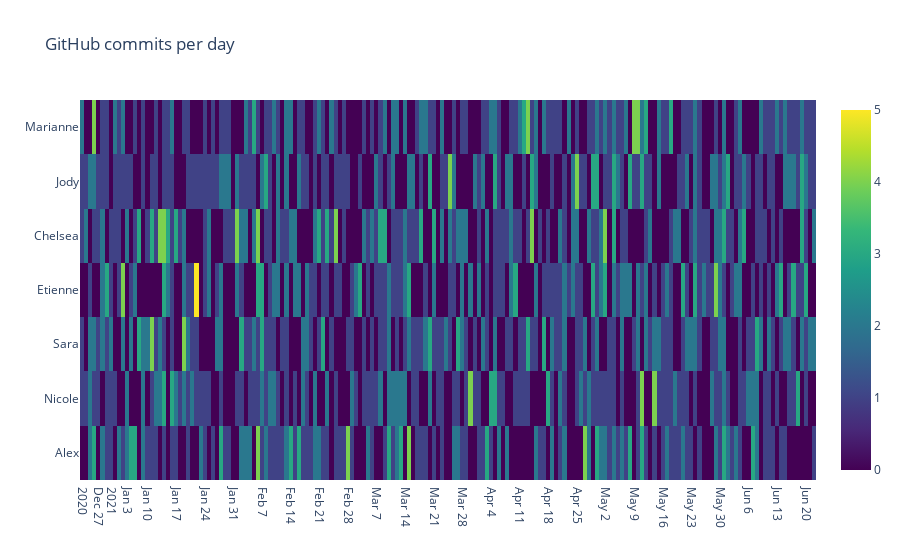

Here is the notebook cell this chart was saved with:
### Code cell
import plotly.graph_objects as go
import datetime
import numpy as np
np.random.seed(1)

programmers = ['Alex','Nicole','Sara','Etienne','Chelsea','Jody','Marianne']

base = datetime.datetime.today()
dates = base - np.arange(180) * datetime.timedelta(days=1)
z = np.random.poisson(size=(len(programmers), len(dates)))

fig = go.Figure(data=go.Heatmap(
        z=z,
        x=dates,
        y=programmers,
        colorscale='Viridis'))

fig.update_layout(
    title='GitHub commits per day',
    xaxis_nticks=36)

fig.show()

### Figure 1 — Plotly figure (JSON) as saved in the notebook; plotly's stock layout.template omitted (floating-point values rounded to 4 significant figures; data arrays with more than 128 entries replaced by an {"elided": "..."} marker saying what was removed)
{"data": [{"colorscale": [[0, "#440154"], [0.1111, "#482878"], [0.2222, "#3e4989"], [0.3333, "#31688e"], [0.4444, "#26828e"], [0.5556, "#1f9e89"], [0.6667, "#35b779"], [0.7778, "#6ece58"], [0.8889, "#b5de2b"], [1, "#fde725"]], "type": "heatmap", "x": {"elided": "180 str values"}, "y": ["Alex", "Nicole", "Sara", "Etienne", "Chelsea", "Jody", "Marianne"], "z": {"elided": "7x180 int values"}}], "layout": {"autosize": true, "title": {"text": "GitHub commits per day"}, "xaxis": {"autorange": true, "nticks": 36, "range": ["2020-12-24 01:07:41.0106", "2021-06-22 01:07:41.0106"], "type": "date"}, "yaxis": {"autorange": true, "range": [-0.5, 6.5], "type": "category"}}}
